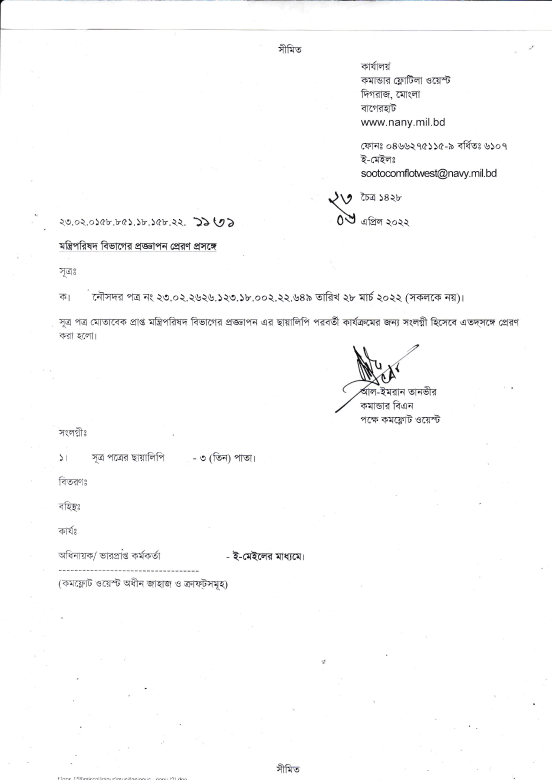
#> input picture bengali_translation/ocr/page0.png, 1654 x 2338 px, found by its file name (shown at 1/3 size)
$ python ocr_contours.py
#> lines starting #> are read from the running program, lines starting #| are printed output that depends on the picture
import cv2

img = cv2.imread('pages/page0.png')
#> img is the input picture: shape (2338, 1654, 3); mean B, G, R 251.5, 251.4, 251.4
mser = cv2.MSER_create()

#Resize the image so that MSER can work better
img = cv2.resize(img, (img.shape[1]*2, img.shape[0]*2))
#> img: shape (4676, 3308, 3)

gray = cv2.cvtColor(img, cv2.COLOR_BGR2GRAY)
vis = img.copy()

# [14 lines of commented-out code are left out]
coordinates, bboxes = mser.detectRegions(gray)
#> coordinates = 15507 items
for bbox in bboxes:
    x, y, w, h = bbox
    cv2.rectangle(vis, (x-15, y-15), (x + w + 15, y + h+ 15), (120,120,120), -1)
#> this loop made 15507 passes
#> (x, y, w, h) on passes 1 to 3: (1, 1, 20, 88), (1, 1, 21, 90), (1, 1, 21, 95)
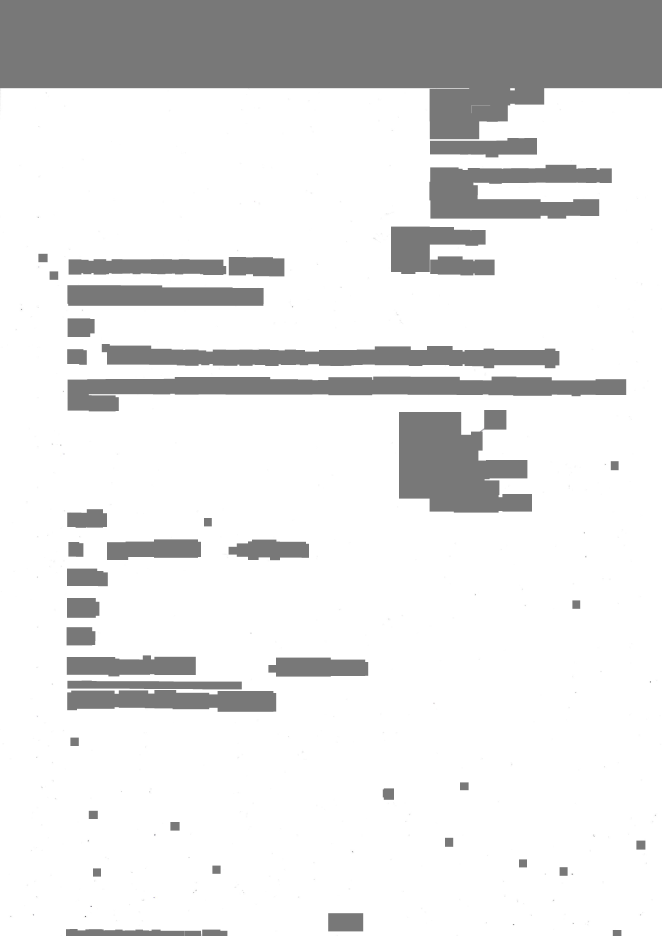
#> vis: shape (4676, 3308, 3) (shown at 1/5 size); mean B, G, R 227.3, 227.3, 227.3

for bbox in bboxes:
    x, y, w, h = bbox
    cv2.putText(vis, 'F', (x, y), cv2.FONT_HERSHEY_SIMPLEX, 1, (0,0,0), 2)
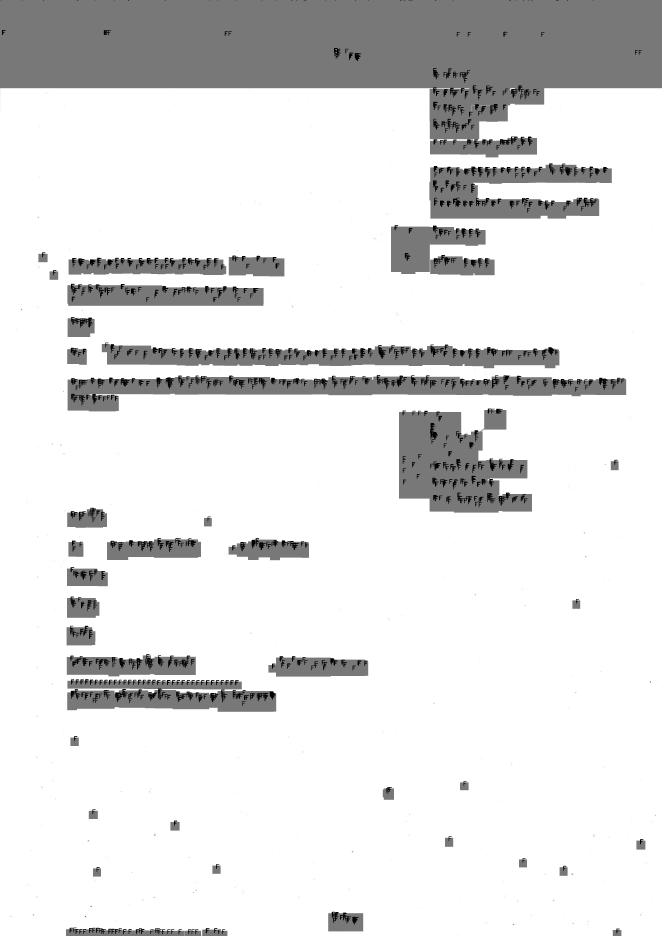
#> vis: shape (4676, 3308, 3) (shown at 1/5 size); mean B, G, R 225.1, 225.1, 225.1

cv2.namedWindow('img', 0)
cv2.namedWindow("img", cv2.WINDOW_NORMAL);
cv2.setWindowProperty ("img", cv2.WND_PROP_FULLSCREEN, cv2.WINDOW_FULLSCREEN);
cv2.imshow('img', vis)
while(cv2.waitKey()!=ord('q')):
#> (key q is pressed here)
    continue
cv2.destroyAllWindows()

$ run again, with bengali_translation/ocr/page1.png copied over bengali_translation/ocr/page0.png
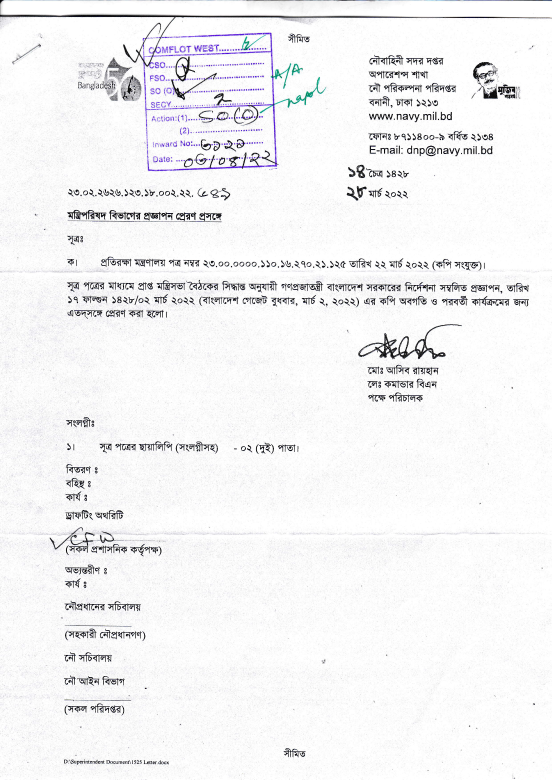
#> input picture bengali_translation/ocr/page1.png, 1654 x 2338 px, found by its file name (shown at 1/3 size)
#> img is the input picture: shape (2338, 1654, 3); mean B, G, R 244.2, 243.2, 243.4
#> img: shape (4676, 3308, 3)
#> coordinates = 25116 items
#> the loop `for bbox in bboxes:` made 25116 passes
#> (x, y, w, h) on passes 1 to 3: (1, 1, 18, 18), (1, 1, 18, 18), (1, 1, 18, 18)
#> after the loop `for bbox in bboxes:`:
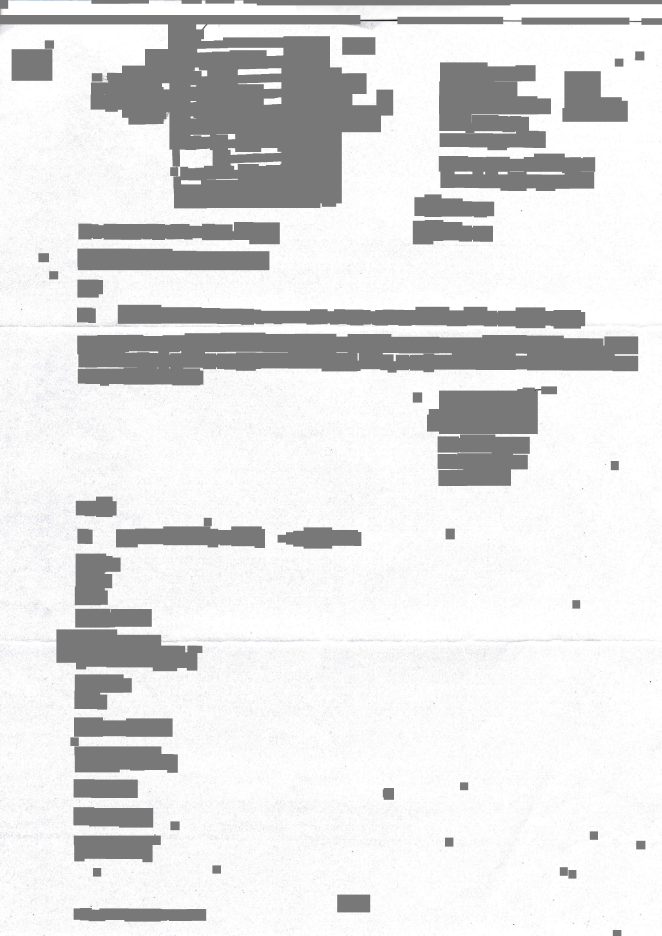
#> vis: shape (4676, 3308, 3) (shown at 1/5 size); mean B, G, R 222.7, 222.6, 222.7
#> after the loop `for bbox in bboxes:`:
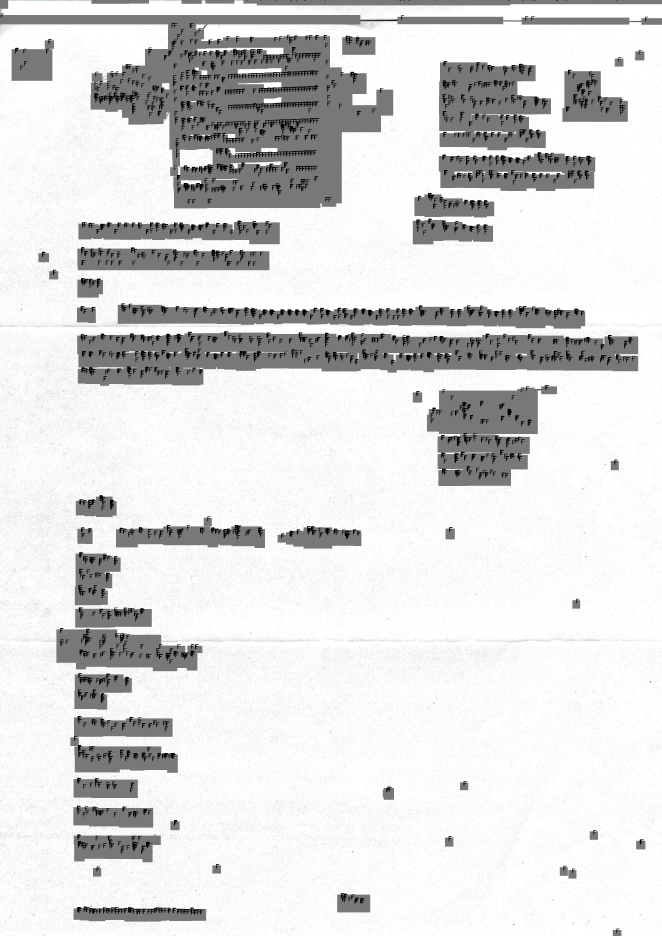
#> vis: shape (4676, 3308, 3) (shown at 1/5 size); mean B, G, R 219.5, 219.4, 219.4
